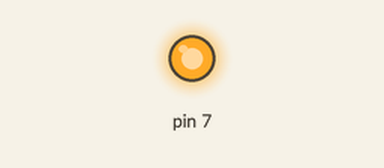
Recording of a sketch running on a simulated Arduino Uno, built with avr-gcc and run on an emulated ATmega328P. Parts: output pins drawn as LEDs (lit = HIGH).

Above: at 0.5 s.
At 5.0 s:
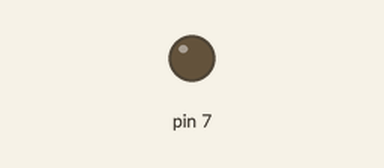
Timing chart, 0 to 6.9 s (numbered marks = the images above):
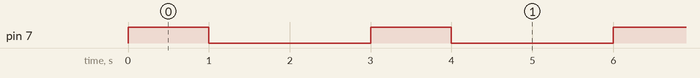

Measured:
- by itself, pin 7: alternates HIGH for 1.0 s and LOW for 2.0 s

The sketch:

sketch_dec30c.ino
```cpp
void setup() {
  pinMode(7,OUTPUT);
}

void loop() {
  digitalWrite(7,HIGH);
  delay(1000);
  digitalWrite(7,LOW);
  delay(2000);
}
```
